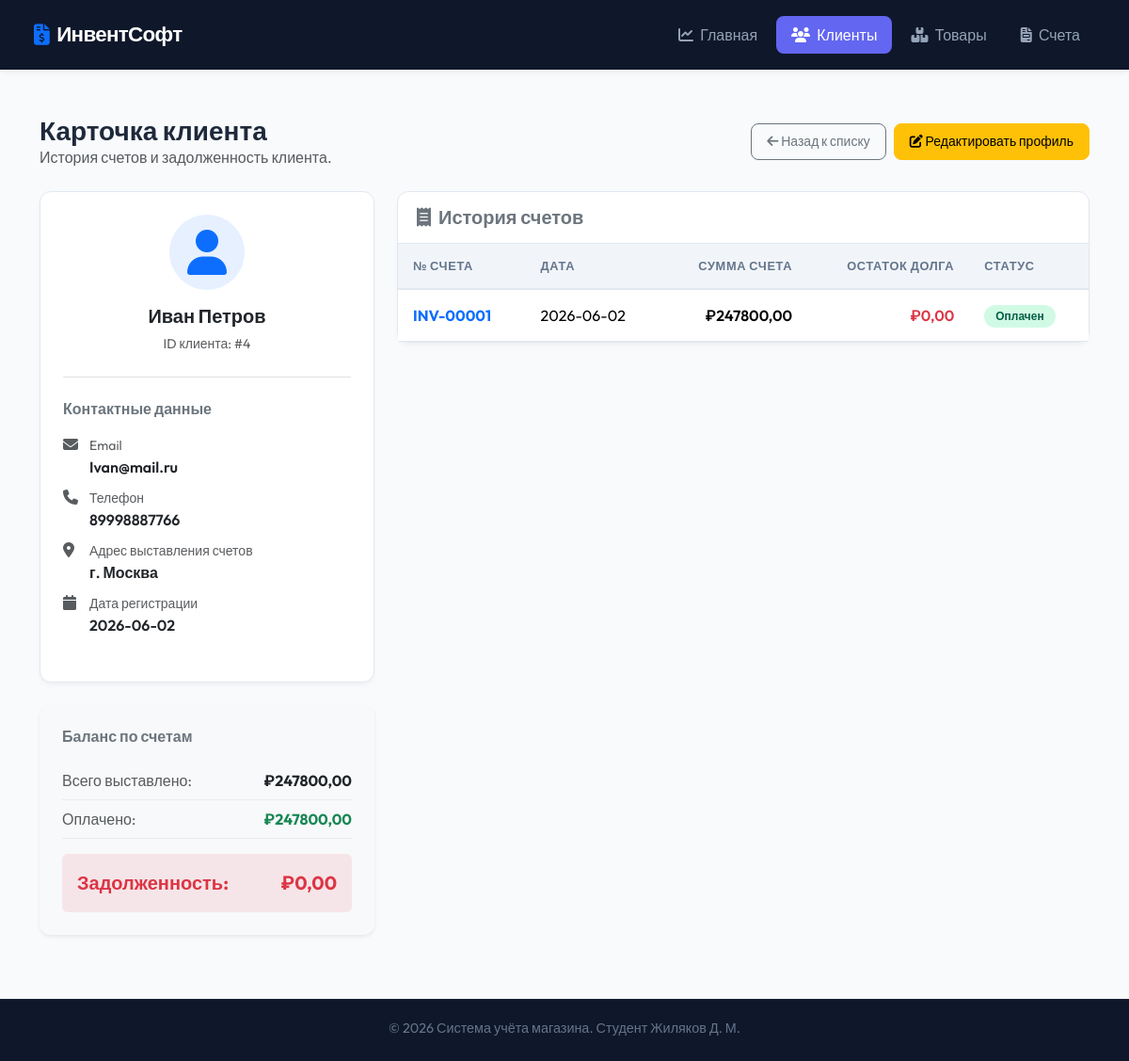
Before: /customers/4/ with the older database file.
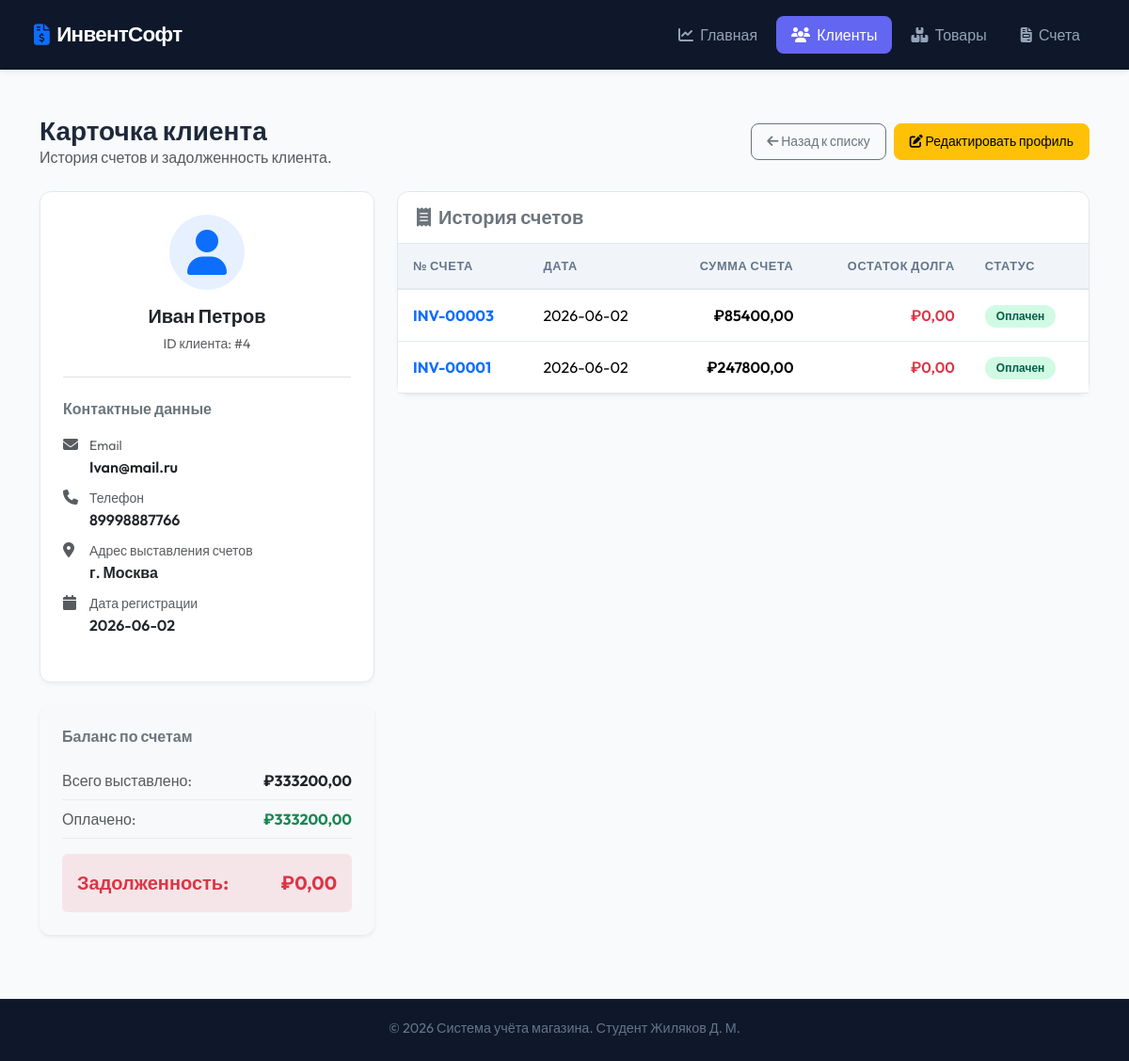
After: the same page with the newer database file.
### core/models.py (models this page shows, shortened)
class Invoice(models.Model):
    customer = models.ForeignKey(Customer, on_delete=models.CASCADE, verbose_name='Клиент')
    invoice_number = models.CharField(max_length=20, unique=True, verbose_name='Номер счёта')
    date = models.DateTimeField(default=timezone.now, verbose_name='Дата')
    due_date = models.DateTimeField(blank=True, null=True, verbose_name='Дата погашения')
    subtotal = models.DecimalField(max_digits=10, decimal_places=2, default=0.00, verbose_name='Промежуточный итог')
    tax_rate = models.DecimalField(max_digits=5, decimal_places=2, default=0.00, verbose_name='Ставка налога')  # например, 18.00 для 18%
    tax_amount = models.DecimalField(max_digits=10, decimal_places=2, default=0.00, verbose_name='Сумма налога')
    discount_amount = models.DecimalField(max_digits=10, decimal_places=2, default=0.00, verbose_name='Сумма скидки')
    total_amount = models.DecimalField(max_digits=10, decimal_places=2, default=0.00, verbose_name='Итоговая сумма')
    paid = models.BooleanField(default=False, verbose_name='Оплачено')

### core/views.py (the view)
def customer_detail(request, pk):
    customer = get_object_or_404(Customer, pk=pk)
    invoices = Invoice.objects.filter(customer=customer).order_by('-date')
    total_invoiced = invoices.aggregate(Sum('total_amount'))['total_amount__sum'] or Decimal('0.00')
    total_paid = Payment.objects.filter(invoice__customer=customer).aggregate(Sum('amount_paid'))['amount_paid__sum'] or Decimal('0.00')
    balance = total_invoiced - total_paid
    for inv in invoices:
        inv.paid_amount = Payment.objects.filter(invoice=inv).aggregate(Sum('amount_paid'))['amount_paid__sum'] or Decimal('0.00')
        inv.balance_amount = inv.total_amount - inv.paid_amount
    context = {
        'customer': customer,
        'invoices': invoices,
        'total_invoiced': total_invoiced,
        'total_paid': total_paid,
        'balance': balance,
    }
    return render(request, 'core/customer_detail.html', context)

### templates/core/customer_detail.html (shortened to what the changed rows need)
{% extends 'core/base.html' %}
{% block content %}
<div class="row g-4">
    <div class="col-lg-4">
        <div class="card p-4 bg-light border-0 shadow-sm">
            <div class="d-flex justify-content-between py-2 border-bottom border-dashed border-secondary border-opacity-10">
                <span class="text-muted">Всего выставлено:</span>
                <strong class="text-dark">₽{{ total_invoiced|floatformat:2 }}</strong>
            </div>
            <div class="d-flex justify-content-between py-2 border-bottom border-dashed border-secondary border-opacity-10">
                <span class="text-muted">Оплачено:</span>
                <strong class="text-success">₽{{ total_paid|floatformat:2 }}</strong>
            </div>
        </div>
    </div>
    <div class="col-lg-8">
        <div class="card">
            <div class="table-responsive">
                <table class="table mb-0 align-middle">
                    <thead>
                        <tr>
                            <th>№ счета</th>
                            <th>Дата</th>
                            <th class="text-end">Сумма счета</th>
                            <th class="text-end">Остаток долга</th>
                            <th>Статус</th>
                        </tr>
                    </thead>
                    <tbody>
                        {% for inv in invoices %}
                            <tr>
                                <td>
                                    <a href="{% url 'invoice_detail' inv.id %}" class="fw-bold text-decoration-none">{{ inv.invoice_number }}</a>
                                </td>
                                <td>{{ inv.date|date:"Y-m-d" }}</td>
                                <td class="text-end fw-semibold">₽{{ inv.total_amount|floatformat:2 }}</td>
                                <td class="text-end text-danger fw-semibold">₽{{ inv.balance_amount|floatformat:2 }}</td>
                                <td>
                                    {% if inv.paid %}
                                        <span class="badge bg-paid">Оплачен</span>
                                    {% elif inv.paid_amount > 0 %}
                                        <span class="badge bg-partial">Частично</span>
                                    {% else %}
                                        <span class="badge bg-unpaid">Не оплачен</span>
                                    {% endif %}
                                </td>
                            </tr>
                        {% endfor %}
                    </tbody>
                </table>
            </div>
        </div>
    </div>
</div>
{% endblock %}

Changed rows visible on the page:
added Invoice: invoice_number "INV-00003", date "2026-06-02", total_amount "85400,00", balance_amount "0,00", paid "Оплачен"
Other visible differences:
{{ total_invoiced|floatformat:2 }}: "247800,00" → "333200,00"
{{ total_paid|floatformat:2 }}: "247800,00" → "333200,00"
